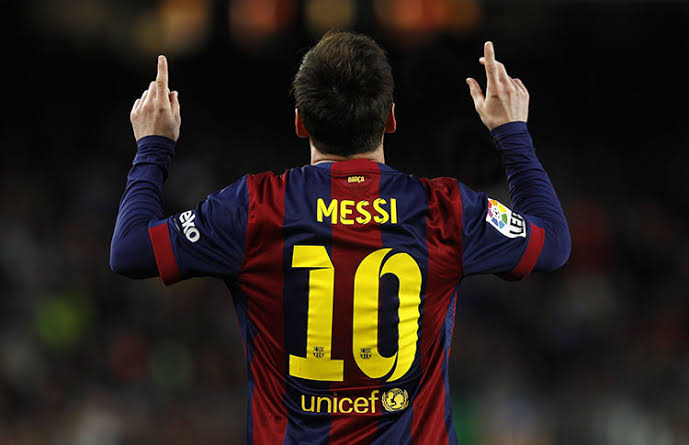
#> input picture messi.jpg, 689 x 445 px
$ python taller8.py
#> lines starting #> are read from the running program, lines starting #| are printed output that depends on the picture
import matplotlib.pyplot as plt
import numpy as np
import procesamiento as proce

imagen_messi = np.array(plt.imread("messi.jpg")) / 255

def punto1():

    matriz_colores = np.zeros([3, 3, 3], dtype=np.uint8)
    matriz_colores[0, 0] = [0, 255, 255]
    matriz_colores[0, 1] = [255, 255, 255]
    matriz_colores[0, 2] = [255, 0, 0]
    matriz_colores[1, 0] = [255, 0, 255]
    matriz_colores[1, 1] = [128, 128, 128]
    matriz_colores[1, 2] = [0, 255, 0]
    matriz_colores[2, 0] = [255, 255, 0]
    matriz_colores[2, 1] = [0, 0, 0]
    matriz_colores[2, 2] = [0, 0, 255]
    plt.imshow(matriz_colores, interpolation="nearest")
    plt.title("Punto 1: Matriz 3x3")
    plt.xticks([0, 1, 2])
    plt.yticks([0, 1, 2])
    plt.show()

# [246 lines left out: functions punto2, punto3, punto4, punto7, punto10, punto11 and 6 more, not called in this run]

def menu():

    while True:
        print("\n--- MENU TALLER 8 ---")
        print("1. Punto 1")
        print("2. Punto 2")
        print("3. Punto 3")
        print("4. Puntos 4, 5 y 6 (introduzca 4)")
        print("7. Puntos 7, 8 y 9 (introduzca 7)")
        print("10. Punto 10")
        print("11. Punto 11")
        print("12. Punto 12")
        print("13. Punto 13")
        print("14. Punto 14")
        print("15. Punto 15")
        print("16. Punto 16")
        print("17. Punto 17")
        print("0. Salir")

        opcion = input("Seleccione una opcion: ").strip()
        if opcion == "1":
            punto1()
        elif opcion == "2":
            punto2()
        elif opcion == "3":
            punto3()
        elif opcion == "4":
            punto4()
        elif opcion == "7":
            punto7()
        elif opcion == "10":
            punto10()
        elif opcion == "11":
            punto11()
        elif opcion == "12":
            punto12()
        elif opcion == "13":
            punto13()
        elif opcion == "14":
            punto14()
        elif opcion == "15":
            punto15()
        elif opcion == "16":
            punto16()
        elif opcion == "17":
            punto17()
        elif opcion == "0" or opcion == "salir":
            break
        else:
            print("Opcion no valida.")
#> this loop made 7 passes; the answer given on pass 1: 1
#> pass 1, in punto1, `plt.show()`:
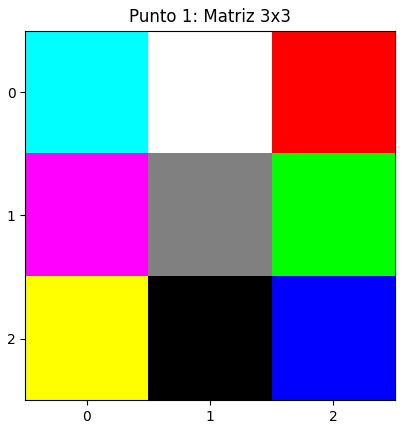
#> figure drawn by matplotlib, 1 panel

if __name__ == "__main__":
#> (the run stopped early here; a loop or call above may not have finished)
